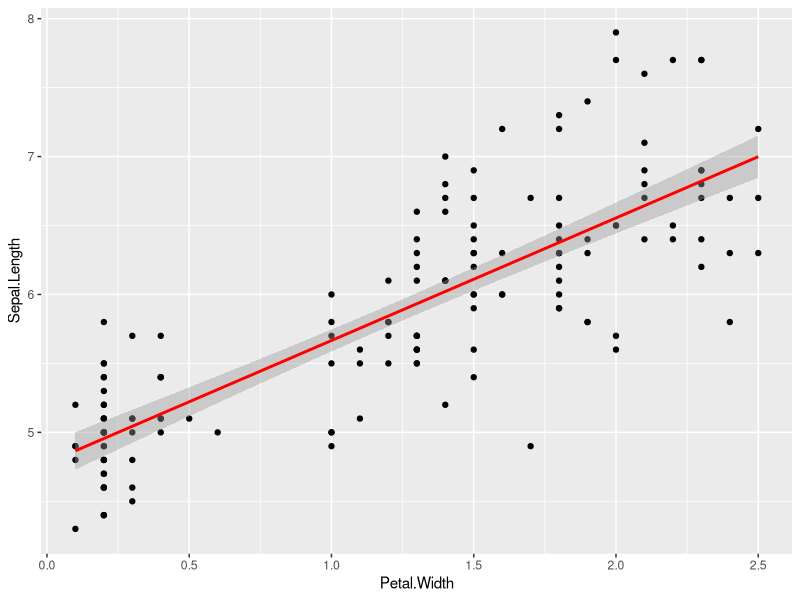

Write R code to recreate this figure.
data(iris)
head(iris)
fit1 <- lm(Sepal.Length ~ Petal.Width, data = iris) #linear regression lm function
summary(fit1)
library(ggplot2)

ggplot(iris, aes(x = Petal.Width, y = Sepal.Length)) + 
  geom_point() +
  stat_smooth(method = "lm", col = "red")
